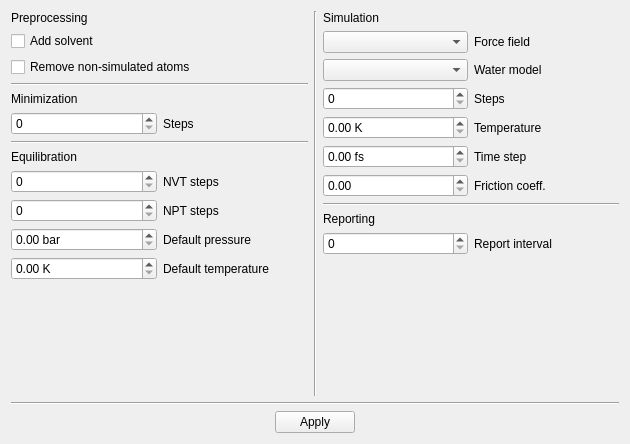
<?xml version="1.0" encoding="UTF-8"?>
<ui version="4.0">
 <class>Form</class>
 <widget class="QWidget" name="Form">
  <property name="geometry">
   <rect>
    <x>0</x>
    <y>0</y>
    <width>630</width>
    <height>444</height>
   </rect>
  </property>
  <property name="windowTitle">
   <string>Molecular Dynamics Wizard Settings</string>
  </property>
  <layout class="QVBoxLayout" name="verticalLayout_5">
   <item>
    <layout class="QVBoxLayout" name="main">
     <item>
      <layout class="QHBoxLayout" name="settings">
       <item>
        <layout class="QVBoxLayout" name="left_column">
         <item>
          <layout class="QVBoxLayout" name="preprocessing">
           <item>
            <widget class="QLabel" name="preprocessing_label">
             <property name="text">
              <string>Preprocessing</string>
             </property>
            </widget>
           </item>
           <item>
            <widget class="QCheckBox" name="add_solvent_checkbox">
             <property name="text">
              <string>Add solvent</string>
             </property>
            </widget>
           </item>
           <item>
            <widget class="QCheckBox" name="remove_non_sim_checkbox">
             <property name="text">
              <string>Remove non-simulated atoms</string>
             </property>
            </widget>
           </item>
          </layout>
         </item>
         <item>
          <widget class="Line" name="line_2">
           <property name="orientation">
            <enum>Qt::Horizontal</enum>
           </property>
          </widget>
         </item>
         <item>
          <layout class="QVBoxLayout" name="minimization">
           <item>
            <widget class="QLabel" name="minimization_label">
             <property name="text">
              <string>Minimization</string>
             </property>
            </widget>
           </item>
           <item>
            <layout class="QHBoxLayout" name="minimization_steps">
             <item>
              <widget class="QSpinBox" name="minimization_steps_spin">
               <property name="maximum">
                <number>1000000</number>
               </property>
               <property name="singleStep">
                <number>1000</number>
               </property>
              </widget>
             </item>
             <item>
              <widget class="QLabel" name="minimization_steps_label">
               <property name="text">
                <string>Steps</string>
               </property>
              </widget>
             </item>
            </layout>
           </item>
          </layout>
         </item>
         <item>
          <widget class="Line" name="line_3">
           <property name="orientation">
            <enum>Qt::Horizontal</enum>
           </property>
          </widget>
         </item>
         <item>
          <layout class="QVBoxLayout" name="equilibration">
           <item>
            <widget class="QLabel" name="equilibration_label">
             <property name="text">
              <string>Equilibration</string>
             </property>
            </widget>
           </item>
           <item>
            <layout class="QHBoxLayout" name="nvt_steps">
             <item>
              <widget class="QSpinBox" name="nvt_steps_spin">
               <property name="maximum">
                <number>1000000</number>
               </property>
               <property name="singleStep">
                <number>1000</number>
               </property>
              </widget>
             </item>
             <item>
              <widget class="QLabel" name="nvt_steps_label">
               <property name="text">
                <string>NVT steps</string>
               </property>
              </widget>
             </item>
            </layout>
           </item>
           <item>
            <layout class="QHBoxLayout" name="npt_steps">
             <item>
              <widget class="QSpinBox" name="npt_steps_spin">
               <property name="maximum">
                <number>1000000</number>
               </property>
               <property name="singleStep">
                <number>1000</number>
               </property>
              </widget>
             </item>
             <item>
              <widget class="QLabel" name="npt_steps_label">
               <property name="text">
                <string>NPT steps</string>
               </property>
              </widget>
             </item>
            </layout>
           </item>
           <item>
            <layout class="QHBoxLayout" name="default_pressure">
             <item>
              <widget class="QDoubleSpinBox" name="default_pressure_spin">
               <property name="suffix">
                <string> bar</string>
               </property>
               <property name="maximum">
                <double>1000000.000000000000000</double>
               </property>
               <property name="singleStep">
                <double>0.100000000000000</double>
               </property>
              </widget>
             </item>
             <item>
              <widget class="QLabel" name="default_pressure_label">
               <property name="text">
                <string>Default pressure</string>
               </property>
              </widget>
             </item>
            </layout>
           </item>
           <item>
            <layout class="QHBoxLayout" name="default_temp">
             <item>
              <widget class="QDoubleSpinBox" name="default_temp_spin">
               <property name="suffix">
                <string> K</string>
               </property>
               <property name="maximum">
                <double>1000000.000000000000000</double>
               </property>
              </widget>
             </item>
             <item>
              <widget class="QLabel" name="default_temp_label">
               <property name="text">
                <string>Default temperature</string>
               </property>
              </widget>
             </item>
            </layout>
           </item>
          </layout>
         </item>
         <item>
          <spacer name="verticalSpacer">
           <property name="orientation">
            <enum>Qt::Vertical</enum>
           </property>
           <property name="sizeHint" stdset="0">
            <size>
             <width>20</width>
             <height>40</height>
            </size>
           </property>
          </spacer>
         </item>
        </layout>
       </item>
       <item>
        <widget class="Line" name="line">
         <property name="orientation">
          <enum>Qt::Vertical</enum>
         </property>
        </widget>
       </item>
       <item>
        <layout class="QVBoxLayout" name="right_column">
         <item>
          <layout class="QVBoxLayout" name="simulation">
           <item>
            <widget class="QLabel" name="simulation_label">
             <property name="text">
              <string>Simulation</string>
             </property>
            </widget>
           </item>
           <item>
            <layout class="QHBoxLayout" name="force_field">
             <item>
              <widget class="QComboBox" name="force_field_combo"/>
             </item>
             <item>
              <widget class="QLabel" name="force_field_label">
               <property name="text">
                <string>Force field</string>
               </property>
              </widget>
             </item>
            </layout>
           </item>
           <item>
            <layout class="QHBoxLayout" name="water_model">
             <item>
              <widget class="QComboBox" name="water_model_combo"/>
             </item>
             <item>
              <widget class="QLabel" name="water_model_label">
               <property name="text">
                <string>Water model</string>
               </property>
              </widget>
             </item>
            </layout>
           </item>
           <item>
            <layout class="QHBoxLayout" name="simulation_steps">
             <item>
              <widget class="QSpinBox" name="simulation_steps_spin">
               <property name="maximum">
                <number>1000000</number>
               </property>
               <property name="singleStep">
                <number>1000</number>
               </property>
              </widget>
             </item>
             <item>
              <widget class="QLabel" name="simulation_steps_label">
               <property name="text">
                <string>Steps</string>
               </property>
              </widget>
             </item>
            </layout>
           </item>
           <item>
            <layout class="QHBoxLayout" name="temperature">
             <item>
              <widget class="QDoubleSpinBox" name="temp_spin">
               <property name="suffix">
                <string> K</string>
               </property>
               <property name="maximum">
                <double>1000000.000000000000000</double>
               </property>
              </widget>
             </item>
             <item>
              <widget class="QLabel" name="temp_label">
               <property name="text">
                <string>Temperature</string>
               </property>
              </widget>
             </item>
            </layout>
           </item>
           <item>
            <layout class="QHBoxLayout" name="time_step">
             <item>
              <widget class="QDoubleSpinBox" name="time_step_spin">
               <property name="suffix">
                <string> fs</string>
               </property>
               <property name="maximum">
                <double>1000000.000000000000000</double>
               </property>
               <property name="singleStep">
                <double>0.100000000000000</double>
               </property>
              </widget>
             </item>
             <item>
              <widget class="QLabel" name="time_step_label">
               <property name="text">
                <string>Time step</string>
               </property>
              </widget>
             </item>
            </layout>
           </item>
           <item>
            <layout class="QHBoxLayout" name="friction_coeff">
             <item>
              <widget class="QDoubleSpinBox" name="friction_coeff_spin">
               <property name="maximum">
                <double>1000000.000000000000000</double>
               </property>
               <property name="singleStep">
                <double>0.100000000000000</double>
               </property>
              </widget>
             </item>
             <item>
              <widget class="QLabel" name="friction_coeff_label">
               <property name="text">
                <string>Friction coeff.</string>
               </property>
              </widget>
             </item>
            </layout>
           </item>
          </layout>
         </item>
         <item>
          <layout class="QVBoxLayout" name="reporting">
           <item>
            <widget class="Line" name="line_4">
             <property name="orientation">
              <enum>Qt::Horizontal</enum>
             </property>
            </widget>
           </item>
           <item>
            <widget class="QLabel" name="reporting_label">
             <property name="text">
              <string>Reporting</string>
             </property>
            </widget>
           </item>
           <item>
            <layout class="QHBoxLayout" name="report_interval">
             <item>
              <widget class="QSpinBox" name="report_interval_spin">
               <property name="maximum">
                <number>1000000</number>
               </property>
               <property name="singleStep">
                <number>100</number>
               </property>
              </widget>
             </item>
             <item>
              <widget class="QLabel" name="report_interval_label">
               <property name="text">
                <string>Report interval</string>
               </property>
              </widget>
             </item>
            </layout>
           </item>
          </layout>
         </item>
         <item>
          <spacer name="verticalSpacer_2">
           <property name="orientation">
            <enum>Qt::Vertical</enum>
           </property>
           <property name="sizeHint" stdset="0">
            <size>
             <width>20</width>
             <height>40</height>
            </size>
           </property>
          </spacer>
         </item>
        </layout>
       </item>
      </layout>
     </item>
     <item>
      <widget class="Line" name="line_5">
       <property name="orientation">
        <enum>Qt::Horizontal</enum>
       </property>
      </widget>
     </item>
     <item>
      <layout class="QHBoxLayout" name="buttons">
       <item>
        <spacer name="horizontalSpacer">
         <property name="orientation">
          <enum>Qt::Horizontal</enum>
         </property>
         <property name="sizeHint" stdset="0">
          <size>
           <width>40</width>
           <height>20</height>
          </size>
         </property>
        </spacer>
       </item>
       <item>
        <widget class="QPushButton" name="apply_btn">
         <property name="text">
          <string>Apply</string>
         </property>
        </widget>
       </item>
       <item>
        <spacer name="horizontalSpacer_2">
         <property name="orientation">
          <enum>Qt::Horizontal</enum>
         </property>
         <property name="sizeHint" stdset="0">
          <size>
           <width>40</width>
           <height>20</height>
          </size>
         </property>
        </spacer>
       </item>
      </layout>
     </item>
    </layout>
   </item>
  </layout>
 </widget>
 <resources/>
 <connections/>
</ui>
